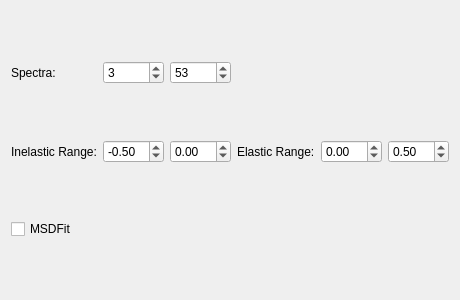
<?xml version="1.0" encoding="UTF-8"?>
<ui version="4.0">
 <class>Form</class>
 <widget class="QWidget" name="Form">
  <property name="geometry">
   <rect>
    <x>0</x>
    <y>0</y>
    <width>400</width>
    <height>300</height>
   </rect>
  </property>
  <property name="windowTitle">
   <string>Form</string>
  </property>
  <layout class="QGridLayout" name="gridLayout">
   <item row="0" column="0">
    <widget class="QLabel" name="lb_spectra">
     <property name="text">
      <string>Spectra:</string>
     </property>
    </widget>
   </item>
   <item row="0" column="1">
    <widget class="QSpinBox" name="sb_spectraMin">
     <property name="value">
      <number>3</number>
     </property>
    </widget>
   </item>
   <item row="0" column="2">
    <widget class="QSpinBox" name="sb_spectraMax">
     <property name="value">
      <number>53</number>
     </property>
    </widget>
   </item>
   <item row="0" column="4">
    <spacer name="horizontalSpacer">
     <property name="orientation">
      <enum>Qt::Horizontal</enum>
     </property>
     <property name="sizeHint" stdset="0">
      <size>
       <width>49</width>
       <height>20</height>
      </size>
     </property>
    </spacer>
   </item>
   <item row="2" column="0" colspan="2">
    <widget class="QCheckBox" name="cb_msdfit">
     <property name="text">
      <string>MSDFit</string>
     </property>
    </widget>
   </item>
   <item row="1" column="0">
    <widget class="QLabel" name="lb_inelastic">
     <property name="text">
      <string>Inelastic Range:</string>
     </property>
    </widget>
   </item>
   <item row="1" column="3">
    <widget class="QLabel" name="lb_elastic">
     <property name="text">
      <string>Elastic Range:</string>
     </property>
    </widget>
   </item>
   <item row="1" column="1">
    <widget class="QDoubleSpinBox" name="dsb_inelasticMin">
     <property name="minimum">
      <double>-99.000000000000000</double>
     </property>
     <property name="singleStep">
      <double>0.010000000000000</double>
     </property>
     <property name="value">
      <double>-0.500000000000000</double>
     </property>
    </widget>
   </item>
   <item row="1" column="2">
    <widget class="QDoubleSpinBox" name="dsb_inelasticMax">
     <property name="minimum">
      <double>-99.989999999999995</double>
     </property>
     <property name="singleStep">
      <double>0.010000000000000</double>
     </property>
    </widget>
   </item>
   <item row="1" column="4">
    <widget class="QDoubleSpinBox" name="dsb_elasticMin">
     <property name="minimum">
      <double>-99.989999999999995</double>
     </property>
     <property name="singleStep">
      <double>0.010000000000000</double>
     </property>
    </widget>
   </item>
   <item row="1" column="5">
    <widget class="QDoubleSpinBox" name="dsb_elasticMax">
     <property name="minimum">
      <double>-99.989999999999995</double>
     </property>
     <property name="singleStep">
      <double>0.010000000000000</double>
     </property>
     <property name="value">
      <double>0.500000000000000</double>
     </property>
    </widget>
   </item>
  </layout>
 </widget>
 <resources/>
 <connections/>
</ui>
